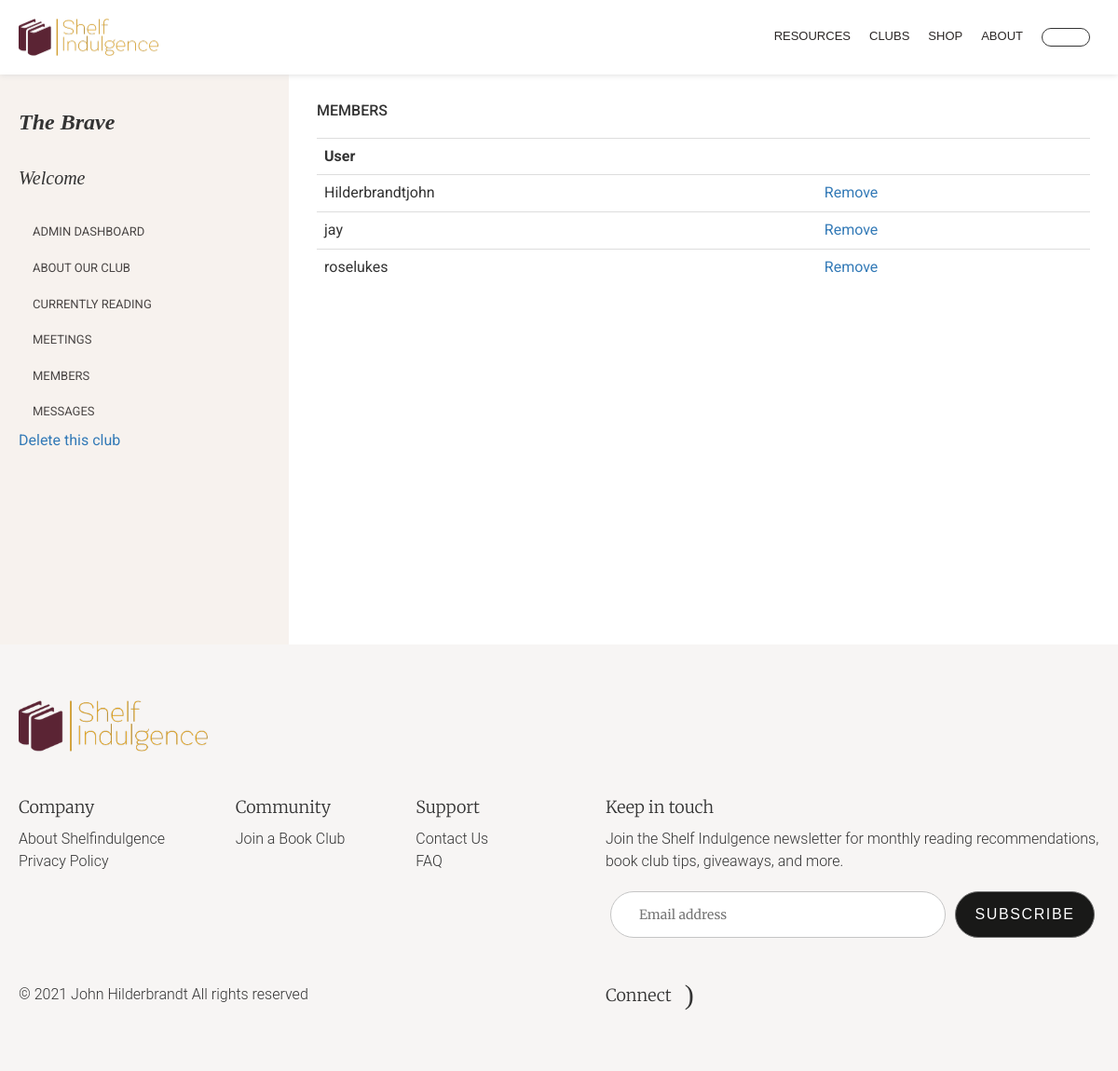
Page /manage_user.php?clubname=the brave on the earlier database version.
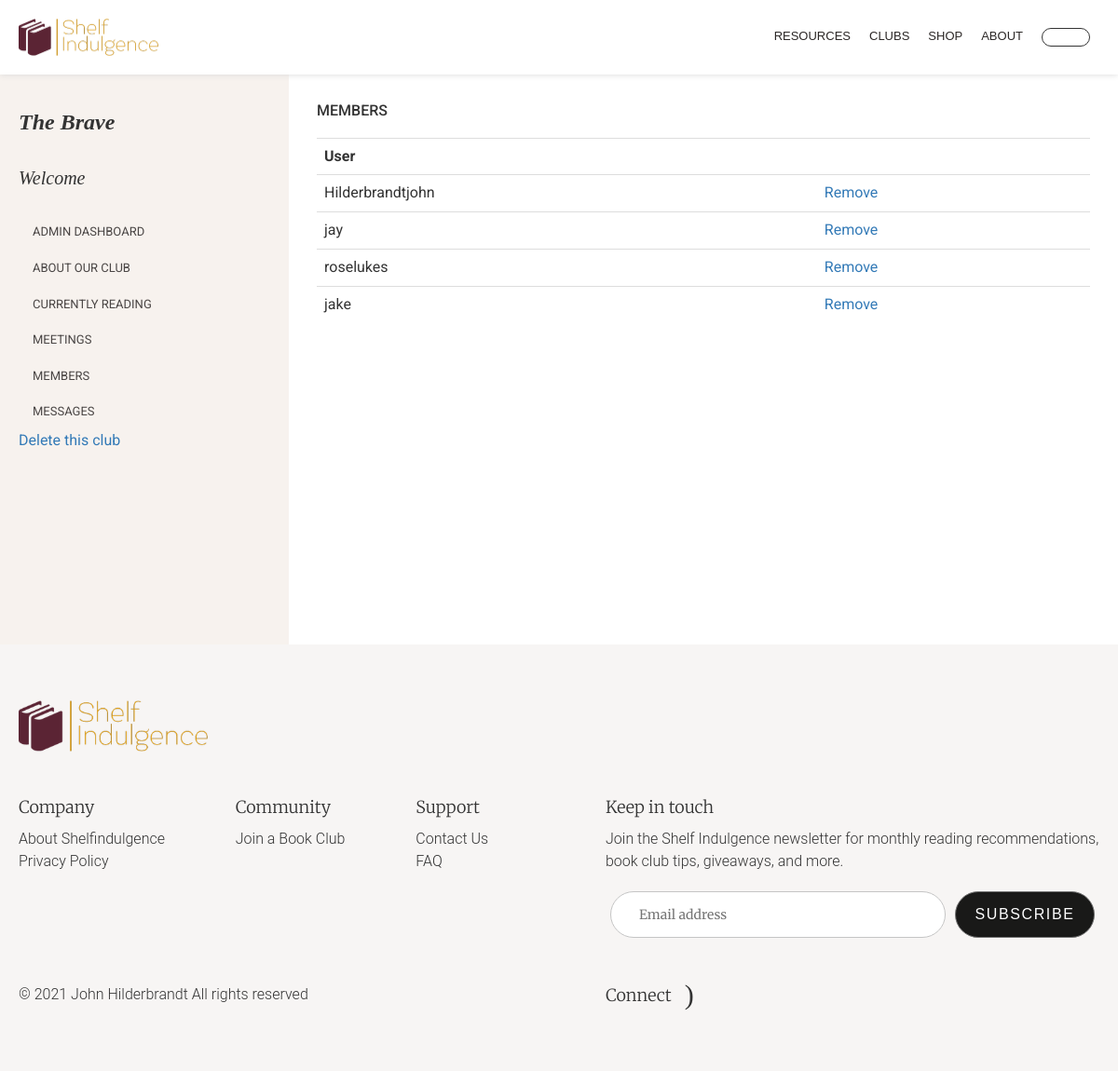
Same page on the later database version.
### tables this page shows
CREATE TABLE IF NOT EXISTS `members` (
  `id` int(11) NOT NULL AUTO_INCREMENT,
  `username` varchar(225) NOT NULL,
  `clubname` varchar(75) NOT NULL,
  `cstate` varchar(75) NOT NULL,
  `ccity` varchar(75) NOT NULL,
  `ctype` varchar(75) NOT NULL,
  `member_type` int(1) NOT NULL,
  PRIMARY KEY (`id`)
);

### functions/database_functions.php (called while the page is built, shortened)
<?php
	function getUserByClubname($conn, $clubname){
		$query = "SELECT id,username, member_type FROM members WHERE clubname = '$clubname'";
		$result = mysqli_query($conn, $query);
		return $result;
	}
?>

### manage_user.php (the view, shortened to what the changed rows need)
<?php
$clubname = $_GET['clubname'];
require_once "./functions/database_functions.php";
$conn = db_connect();
$result = getUserByClubname($conn, $clubname)
?>
<!DOCTYPE html>
<html lang="en">
<head>
    <link rel="stylesheet" href="static/css/vendors~main.css">
    <link rel="stylesheet" href="static/css/main.css">
    <link rel="stylesheet" href="static/css/MemberSettingPage.css">
</head>
<body class="intent-mouse">
    <div id="root">
        <div>
            <div class="wrapper-container fix-overflow-x">
                <main class="main-container" id="content">
                    <div class="profile-container member-setting-container">
                        <div class="container-fluid">
                            <div class="row">
                                <div class="center">
                                    <div class="right-container">
                                        <div class="block-container">
                                            <div class="block-content block-my-clubs">
                                                <div class="block-main-header">
                                                    <div class="block-header">
                                                        <h1 class="block-title">MEMBERS</h1>
                                                    </div>
                                                </div>
                                                <div>
                                                            <table class="table" style="margin-top: 20px">
                                                                <tr>
                                                                    <th>User</th>
                                                                    <th>&nbsp;</th>
                                                                </tr>
                                                                <?php while($row = mysqli_fetch_assoc($result)){ ?>
                                                                    <?php if ($row['member_type']==2){ ?>
                                                                <tr>
                                                                    <td><?php echo $row['username']; ?></td>
                                                                    <td><a href="member_delete.php?id=<?php echo $row['id']; ?>">Remove</a></td>
                                                                </tr>
                                                                <?php } ?>
                                                                <?php } ?>
                                                            </table>
                                                </div>
                                            </div>
                                        </div>
                                    </div>
                                </div>
                            </div>
                        </div>
                    </div>
                </main>
            </div>
        </div>
    </div>
</body>
</html>

Differences in the rows shown:
added members: username "jake"
